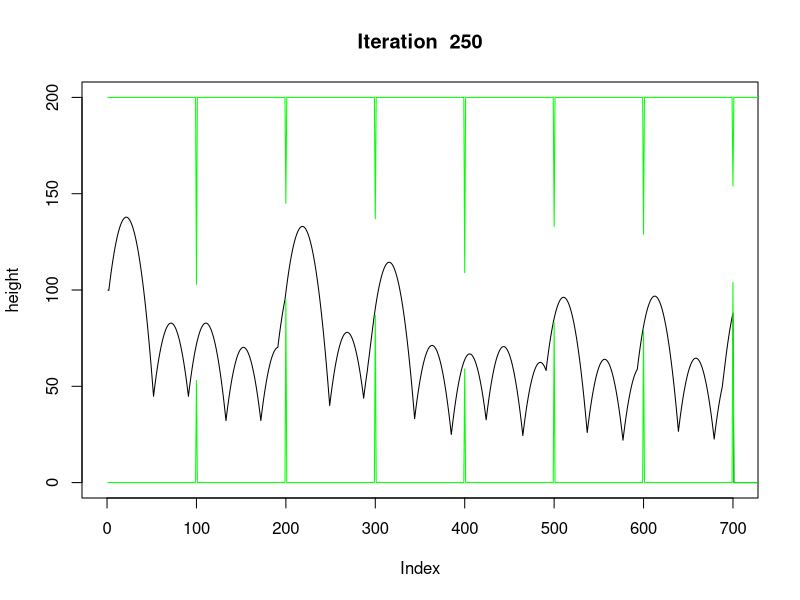
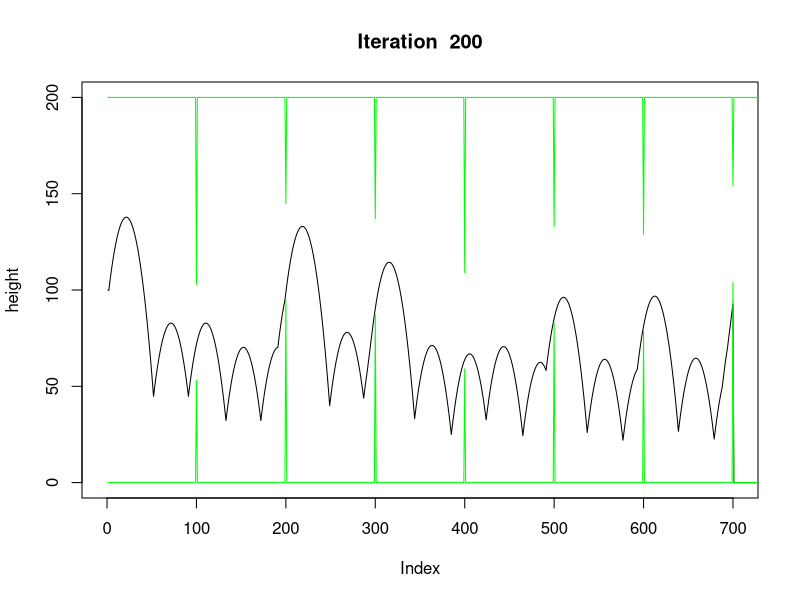
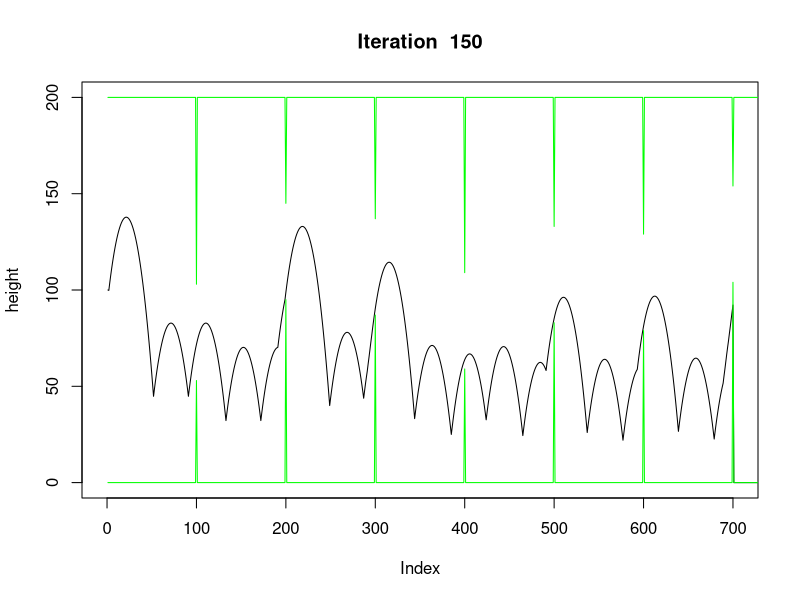
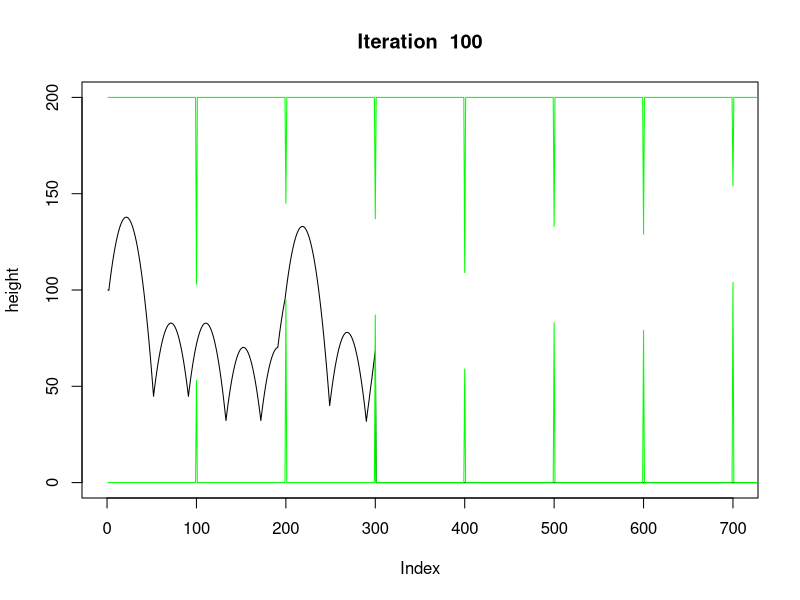
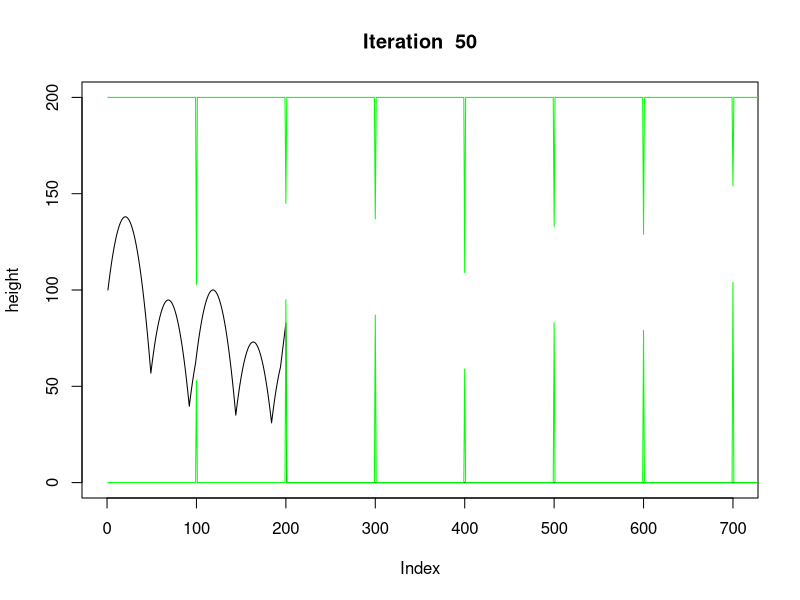
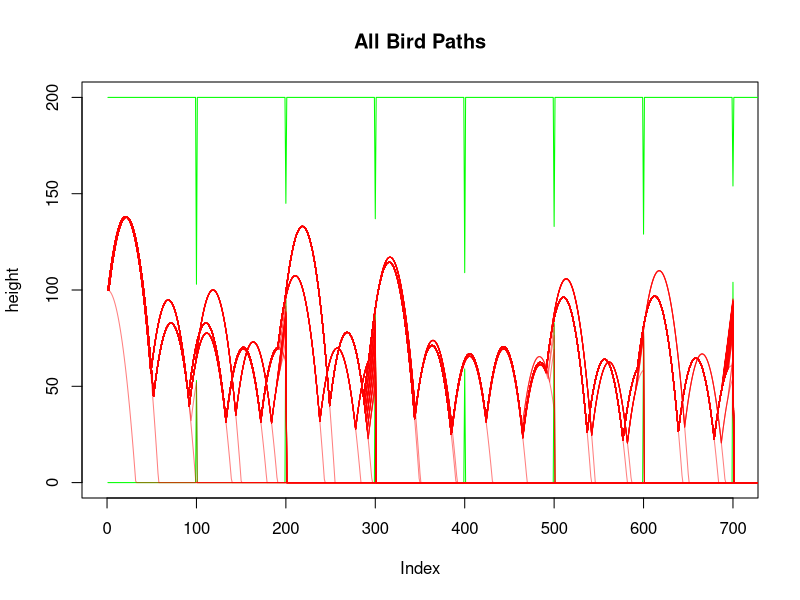
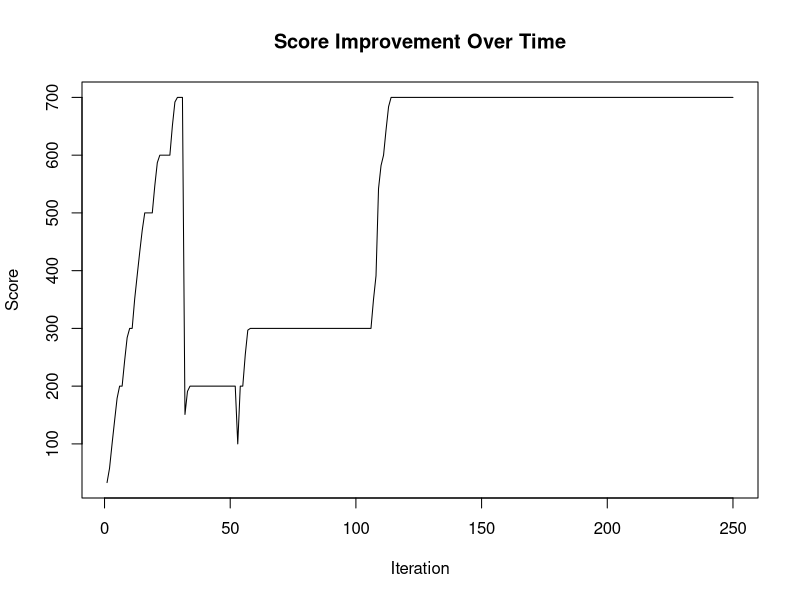

The R source for these figures, in order:
# Game set up

# length of map
reps = 1000
# lowest and highest allowed bird height
bottom = 0; top = 200
# distance (time) between each pipe
xDistBetweenPipes = 100
# distance between each pipe end
yDistBetweenPipes = 50
# how close to the top or bottom can the pipe ends be
minPipeCentreFromEdge = yDistBetweenPipes + 20
maxPipeCentreFromEdge = top - bottom - minPipeCentreFromEdge

pipeCentres = rep(0,reps)
# put a pipe centre at every xDistBetweenPipes
# pipesCentres[t] : the centre point of the pipe (if any) at time t
pipeCentres[(1:reps) %% xDistBetweenPipes == 0] = round(minPipeCentreFromEdge + runif(reps/xDistBetweenPipes) * (maxPipeCentreFromEdge - minPipeCentreFromEdge))
# the extremes of each pipe
highPipeBottoms = ifelse(pipeCentres>0, pipeCentres+ yDistBetweenPipes/2,top)
lowPipeTops = ifelse(pipeCentres>0, pipeCentres - yDistBetweenPipes/2,bottom)
# pipeDist[t] : horizontal distance to next nearest pipe at time t
pipeDist = rep(xDistBetweenPipes : 1, reps/xDistBetweenPipes)

# heights[t] : height of bird at time t
# taps[t] : whether or not tap at time t
# vs[t] : speed at time t
vs = taps = heights = rep(0,reps)


isAlive = function(height, bottom, lowPipeTop, highPipeBottom, top) {
  return (height > bottom & height > lowPipeTop & height < highPipeBottom & height < top)
}

# split the bird height into groups of 55
getHeightState = function(height) {
  return(floor((height)/(top-bottom+1)*55)+1)
}

# split the distance to next pipe into groups of 55
getPipeXDistState = function(pipeXDist) {
  return(floor((pipeXDist-1)/xDistBetweenPipes*55)+1)
}

# split the vertical distance between the bird and the next pipe into groups of 55
getPipeYDistState = function(pipeYDist) {
  minYDist = bottom - (top - minPipeCentreFromEdge)
  maxYDist = top - (bottom + minPipeCentreFromEdge)
  return(floor((pipeYDist - minYDist) / (maxYDist - minYDist) * 55)+1)
}

states = data.frame("heightState" = rep(0,reps),"pipeXDistState"=rep(0,reps),"pipeYDistState"=rep(0,reps))

# Learning setup
# height x pipeXDist x pipeYDist x tap
# it's generally better to not tap then tap
highReward = rep(2, 55*55*55); # for not tapping
lowReward = rep(1, 55*55*55); # for tapping
rewards = array(c(highReward,lowReward),c(55,55,55,2))
# how much reward do you get for each t you survive
survivalReward = 1
# punishment for loosing the game
lossPunishment = -15000

trainingIterations = 250
experimentHeights = rep(heights,trainingIterations)
experimentHeights = array(experimentHeights, c(length(heights),trainingIterations))
experimentScores = rep(0,trainingIterations)
punishmentDecay = 0.5
# if we loose, how many previous time steps are punished?
iterationsToGoBack = 50
longTermRewardDecay = 1
longTermPunishmentDecay = 1

for (trainingIteration in 1:trainingIterations) {
  
  survivalReward = survivalReward * longTermRewardDecay
  lossPunishment = lossPunishment * longTermPunishmentDecay
  
  vs = taps = heights = rep(0,reps)
  
  # START GAME
  v = 0     # velocity
  a = -0.2  # acceleration
  height = (top-bottom)/2 # height
  t = 1     # time
  vs[t] = v
  heights[t] = height
  taps[t] = 1
  
  # UPDATE CURRENT STATE
  heightState = getHeightState(height)
  pipeXDistState = getPipeXDistState(pipeDist[t+1])
  # what t value is the next pipe at
  nextPipeTime = t + pipeDist[t+1]
  # where is the centre of the next pipe
  nextPipeCentre = pipeCentres[nextPipeTime]
  pipeYDistState = getPipeYDistState(height-nextPipeCentre)
  # keep track of state
  states[t,] = c(heightState, pipeXDistState, pipeYDistState)
  
  # game loop
  while(isAlive(height, bottom, lowPipeTops[t], highPipeBottoms[t], top)) {
    t = t + 1
    
    # REWARD THE LAST MOVE
    lastHeightState = states[t-1,1]
    lastPipeXDistState = states[t-1,2]
    lastPipeYDistState = states[t-1,3]
    oldReward = rewards[lastHeightState,lastPipeXDistState,lastPipeYDistState,taps[t-1]]
    # rewards[lastHeightState,lastPipeXDistState,lastPipeYDistState,taps[t-1]] = oldReward + survivalReward
    rewards[lastHeightState,lastPipeXDistState,lastPipeYDistState,taps[t-1]] = ((t-1)/(t))* oldReward + (1/t) * survivalReward
    
    
    # print(paste("rewarding state : ",lastHeightState,lastPipeXDistState,lastPipeYDistState,taps[t-1]))
    
    
    # UPDATE CURRENT STATE
    heightState = getHeightState(height)
    pipeXDistState = getPipeXDistState(pipeDist[t+1])
    # what t value is the next pipe at
    nextPipeTime = t + pipeDist[t+1]
    # where is the centre of the next pipe
    nextPipeCentre = pipeCentres[nextPipeTime]
    pipeYDistState = getPipeYDistState(height-nextPipeCentre)
    # keep track of state
    states[t,] = c(heightState, pipeXDistState, pipeYDistState)
    
    # CHOOSE A MOVE
    # if the best reward given the current state comes from tapping
    if (which.max(rewards[heightState, pipeXDistState,pipeYDistState,]) == 2) {
      # then tap
      taps[t] = 2
      v = 4
    }  else {
      # do not tap
      taps[t] = 1
    }
    
#    print(paste("t :", t, " rewards :",rewards[heightState, pipeXDistState,pipeYDistState,1],rewards[heightState, pipeYDistState,pipeYDistState,2],
#                " states :",heightState, pipeXDistState,pipeYDistState," tap:",taps[t]))
  
    
    
    # UPDATE THE GAME
    v = v + a
    height = max(0,height+v) 
    vs[t] = v
    heights[t] = height
    
  }
  
  
  currentPunishment = lossPunishment
  for (i in 0:iterationsToGoBack) {
    # PUNISH THE MOVES THAT LEAD UP TO THE LOSS
    lastHeightState = states[t-i,1]
    lastPipeXDistState = states[t-i,2]
    lastPipeYDistState = states[t-i,3]
    oldReward = rewards[lastHeightState,lastPipeXDistState,lastPipeYDistState,taps[t-i]]
    # rewards[lastHeightState,lastPipeXDistState,lastPipeYDistState,taps[t-i]] = oldReward + currentPunishment
    rewards[lastHeightState,lastPipeXDistState,lastPipeYDistState,taps[t-i]] = ((t-1)/(t)) * oldReward + (1/t) * currentPunishment
    currentPunishment = currentPunishment * punishmentDecay
    # print(paste("punishing state : ",lastHeightState,lastPipeXDistState,lastPipeYDistState,taps[t]," for ",currentPunishment))
    
  }
  
  experimentHeights[,trainingIteration] = heights
  experimentScores[trainingIteration] = t
}

# Used to limit the number/size of plots reduced
mA = trainingIterations

# Plot each iteration so you can flick through them
for (j in seq(mA,1,by=-50)) {
  plot(main=paste("Iteration ",j),experimentHeights[,j],xlim=c(0,max(experimentScores)), type = "l", ylim=c(bottom,top),ylab="height")
  lines(highPipeBottoms, col = "green")
  lines(lowPipeTops, col = "green")
}

# Plot all of the performances against each other
plot(experimentHeights[,mA],xlim=c(0,experimentScores[mA]), type = "l", ylim=c(bottom,top),ylab="height",main="All Bird Paths")
lines(highPipeBottoms, col = "green")
lines(lowPipeTops, col = "green")
for (j in mA:1) {
  lines(experimentHeights[,j],col=rgb(1.0,0.0,0.0,0.5))
}


# how did the program do with each iteration?
plot(experimentScores,type="l",xlab="Iteration",ylab="Score",main="Score Improvement Over Time")


